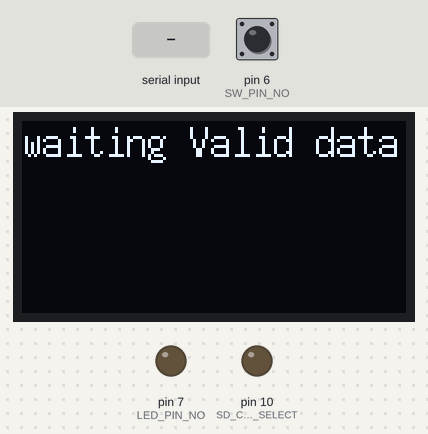
The sketch below on a simulated Arduino Mega 2560, built with avr-gcc and run on an emulated ATmega2560. Parts: 128×64 one-colour display, output pins drawn as LEDs (lit = HIGH). The test bench sets the inputs (shaded band); at power-on: pin 6 (SW_PIN_NO) HIGH. Storage starts empty; what the sketch prints to the serial monitor is not drawn.

Above: at 2.6 s.
2.7 s: "$GNRMC\n" received over the second serial link
At 3.6 s:
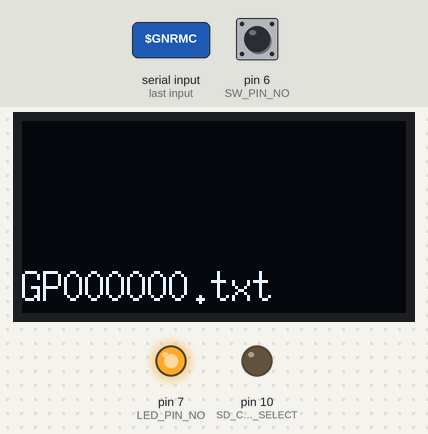
4.8 s: "$GNRMC\n" received over the second serial link
At 5.8 s:
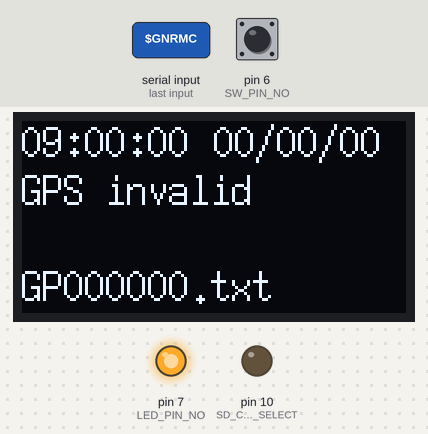
6.3 s: pin 6 (SW_PIN_NO) pulled LOW for 0.15 s
At 6.38 s:
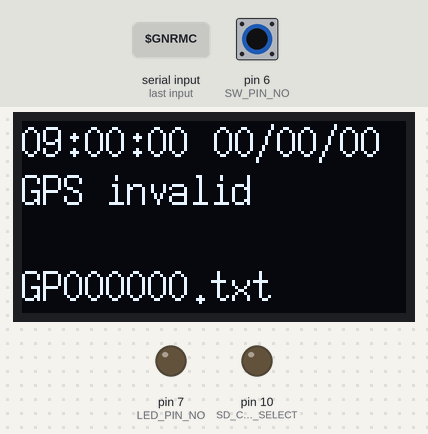
7.9 s: pin 6 (SW_PIN_NO) pulled LOW for 3.2 s
At 12.3 s:
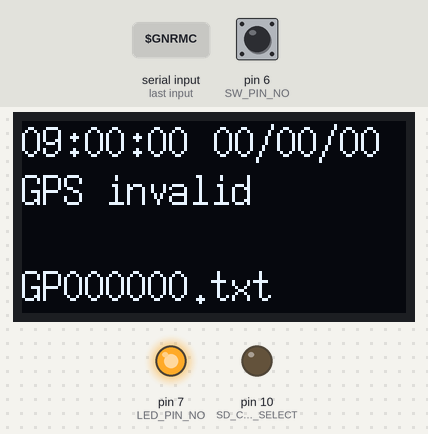
Timing chart, 0 to 13.8 s (numbered marks = the images above; inputs shaded):
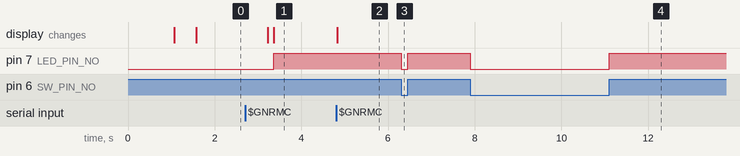

The sketch:

GPSLogger4.ino
```cpp
// GPS Logger4 version 2.1

/*
 *  Arudino Mega 2560
 *  with
 *  u-Blox GM-8013T
 *  SDcard
 *  M096P4BL
 *
 */

/* note
  Arudino-SDcard
  The circuit:
   SD card attached to SPI bus as follows:
 ** MOSI - pin 11 on Arduino Uno/Duemilanove/Diecimila, Mega: ICSP
 ** MISO - pin 12 on Arduino Uno/Duemilanove/Diecimila, Mega: ICSP
 ** CLK - pin 13 on Arduino Uno/Duemilanove/Diecimila,  Mega: ICSP
 ** CS - depends on your SD card shield or module. ->10
*/

/* Arduino Mega 2560 - GM-8013T
 Hardware Serial (Serial 1)
  RX: 19 - 3 (TTL output)
  TX: 18 - 4 (TTL input)

 (previously, SoftwareSerial)
    RX: 11 - 3 (TTL output)
    TX: 9 - 4 (TTL input)
*/

/* Arudio - M096PBL
    A5 - SCL
    A4 - SDA
  */

/* flow
  初期化ステップ1(シリアルポート、ソフトウェアシリアル、OLEDの初期化)
  初期化ステップ2(GPSの設定：データの受信間隔・GPSより出力/ログするセンテンスの設定)
  初期化ステップ3(SD・ファイルの初期化)
  データを受信し、GPRMCもしくはGNRMCセンテンスのチェック→有効なRMCセンテンスならば日付を得る
  日付、および既存ファイルと重複しないようファイル名を決定
  ファイル作成日を指定していったんファイルをopen→close

  loop
  データ受信
  LED点灯
  ファイルが有効ならば
    ファイルをopen
    データをファイルに記録(シリアルに出力)
    ファイルをclose
    LED消灯
  GPRMCもしくはGNRMCセンテンスのチェック、RMCセンテンスならば
    有効なRMCセンテンスならば
      validのindicator をOLEDに表示
      緯度・経度・日付・時刻を得て、OLEDに情報を表示
    でなければ
      invalid dataであることの表示
  loop end

*/

// uncomment if debug and use serial
#define DEBUG_SERIAL

// uncomment if flush timer enable
#define FLUSH_TIMER_ENABLE

// interval for logging
#define INTERVAL 5

// use TinyGPS++ for extracting initial data
//#define USE_TINYGPS

#include <Wire.h>
#include <SPI.h>
#include <SD.h>
#ifdef USE_TINYGPS
  #include <TinyGPS++.h>
#endif
/*
#include <SoftwareSerial.h>
#ifndef STM32duino
  #include <SoftwareSerial.h>
#endif
*/
#ifdef FLUSH_TIMER_ENABLE
    #include <MsTimer2.h>
#endif
#include "SSD1306Ascii.h"
//#include "SSD1306AsciiWire.h"
#include "SSD1306AsciiAvrI2c.h"

#define SD_CHIP_SELECT 10
#define TimeZone (9)
#define SW_PIN_NO 6
#define LED_PIN_NO 7
#define BUFSIZE 256
#define BUF2SIZE 100

#ifdef USE_TINYGPS
  TinyGPSPlus tinyGps;
#endif

// initialize the library with the numbers of the interface pins
// SoftwareSerial gps(11, 9); // RX, TX
#define gps Serial1

// setup u8g object
//U8GLIB_SSD1306_128X64 u8g(U8G_I2C_OPT_NONE | U8G_I2C_OPT_DEV_0); // I2C / TWI
// 0X3C+SA0 - 0x3C or 0x3D
#define I2C_ADDRESS 0x3C

// Define proper RST_PIN if required.
#define RST_PIN -1

//SSD1306AsciiWire oled;
SSD1306AsciiAvrI2c oled;

File logFile;

int gpsHour, gpsMin, gpsSec;
int gpsDay, gpsMonth, gpsYear;

char strbuf[BUFSIZE];
char s1[BUF2SIZE];
char filename[13];
char substr[7];
bool fileEnable;
bool runMode;
bool logFileOpened;

void setup() {
  int offset;
  char utcTime[10], utcDate[7];
  char latitude[11], longtude[12];
  char NS[2], WE[2];
  char statGPS[2];
 // char GPSStr[7];
  char localTime0[9], localDate0[9];
  char *strbuf2;

  pinMode(LED_PIN_NO, OUTPUT) ;      // LEDに接続
  pinMode(SW_PIN_NO, INPUT_PULLUP ) ; // SW に接続し内部プルアップに設定

#ifdef DEBUG_SERIAL
  Serial.begin(115200);
  Serial.println("GPS logger started.");
#endif

  // initialize OLED Display M096P4BL
  Wire.begin();
  Wire.setClock(400000L);
#if RST_PIN >= 0
  oled.begin(&Adafruit128x64, I2C_ADDRESS, RST_PIN);
#else // RST_PIN >= 0
  oled.begin(&Adafruit128x64, I2C_ADDRESS);
#endif // RST_PIN >= 0
  // Call oled.setI2cClock(frequency) to change from the default frequency.

  oled.setFont(X11fixed7x14);
//  oled.setFont(System5x7);
  oled.clear();
  oled.setCursor(0,0);

  // initialize Software Serial and GPS
  gps.begin(9600); // software Serial
  while(!gps);
  delay(1000);

  oled.print("GPS ready");
#ifdef DEBUG_SERIAL
  #ifdef USE_TINYGPS
  Serial.println("GPS ready");
  Serial.println(F("Sats HDOP  Latitude   Longitude   Fix  Date       Time     Date Alt    Course Speed Card  Distance Course Card  Chars Sentences Checksum"));
  Serial.println(F("           (deg)      (deg)       Age                      Age  (m)    --- from GPS ----  ---- to London  ----  RX    RX        Fail"));
  Serial.println(F("----------------------------------------------------------------------------------------------------------------------------------------"));
  #else
  Serial.println("GPS ready");
  #endif
#endif

  // wait until GPSdata becomes valid
#ifdef USE_TINYGPS
  do {
    delay(500);
    oled.setCursor(0,0);
    oled.print("Waiting Valid data");
    #ifdef DEBUG_SERIAL
    Serial.println("Waiting for valid location data.");
    printInt(tinyGps.satellites.value(), tinyGps.satellites.isValid(), 5);
    printFloat(tinyGps.hdop.hdop(), tinyGps.hdop.isValid(), 6, 1);
    printFloat(tinyGps.location.lat(), tinyGps.location.isValid(), 11, 6);
    printFloat(tinyGps.location.lng(), tinyGps.location.isValid(), 12, 6);
    printInt(tinyGps.location.age(), tinyGps.location.isValid(), 5);
    printDateTime(tinyGps.date, tinyGps.time);
    printFloat(tinyGps.altitude.meters(), tinyGps.altitude.isValid(), 7, 2);
    printFloat(tinyGps.course.deg(), tinyGps.course.isValid(), 7, 2);
    printFloat(tinyGps.speed.kmph(), tinyGps.speed.isValid(), 6, 2);
    printStr(tinyGps.course.isValid() ? TinyGPSPlus::cardinal(tinyGps.course.deg()) : "*** ", 6);
    #endif
  } while(!tinyGps.location.isValid() && !tinyGps.date.isValid());
#else
do {
  delay(500);
  oled.setCursor(0,0);
  oled.print("waiting Valid data");
  #ifdef DEBUG_SERIAL
  Serial.println("waiting for Valid data");
  #endif
  if (gps.available()) {  // if recived serial signal
    recvStr();   // read serial data to string buffer
  }
  #ifdef DEBUG_SERIAL
     Serial.print(strbuf);
  #endif
  strbuf2=strstr(strbuf,"$GNRMC");
  if (strbuf2) { // if RMC line
    offset = strip_NMEA(strbuf2, 0, 1); // s1 should should be $GNRMC
    offset = strip_NMEA(strbuf2, offset, 1); // utcTime
    strcpy(utcTime, s1);
    offset = strip_NMEA(strbuf2, offset, 1); // status
    strcpy(statGPS, s1);
    offset = strip_NMEA(strbuf2, offset, 1); // latitue
    strcpy(latitude, s1);
    offset = strip_NMEA(strbuf2, offset, 1); // N/W
    strcpy(NS, s1);
    offset = strip_NMEA(strbuf2, offset, 1); // longitude
    strcpy(longtude, s1);
    offset = strip_NMEA(strbuf2, offset, 1); // W/E
    strcpy(WE, s1);
    offset = strip_NMEA(strbuf2, offset, 3); // utcDate
    strcpy(utcDate, s1);

    gpsDate(utcDate);
    gpsTime(utcTime);
    break;
  }
} while(1);
  #endif

// initialize SD card
  filename[0]='\0';
  oled.setCursor(0,0);
  oled.clear();
  oled.print("Init SD card");
  pinMode(SD_CHIP_SELECT, OUTPUT);
  if (SD.begin(SD_CHIP_SELECT)) {
    fileEnable = checkSDFile();
    /* Serial.println("SD begin succeeded."); */
    /* Serial.print("file name:"); */
    /* Serial.println(filename); */
  } else {
    oled.setCursor(0,6);
//    oled.clearToEOL();
    oled.println("SD begin failed.");
#ifdef DEBUG_SERIAL
    Serial.println("SD begin failed.");
#endif
    fileEnable=false;
  }
  logFileOpened=false;

  // configure output of GM - 8013T
  configure_GP8013T();

  oled.setCursor(0,0);
  oled.clearToEOL();

  // enable timer2
#ifdef FLUSH_TIMER_ENABLE
  MsTimer2::set(60000, flushSD);
  MsTimer2::start();
#endif

  runMode = 0;
  digitalWrite(LED_PIN_NO, 0); // LED off
}

void loop()
{
  int swStatus;

  swStatus = digitalRead(SW_PIN_NO);
  if (runMode == 1 && swStatus == LOW) {
    runMode = 0; // logging turn off
    digitalWrite(LED_PIN_NO, LOW);
    if (logFileOpened == true) {
      logFile.close();
      logFileOpened = false;
    }
  } else if (runMode == 0 && swStatus == HIGH) { // logging turn on
    runMode = 1;
    if (logFileOpened == false) {
      if(!fileEnable) {
        fileEnable = checkSDFile();
      }
      if(fileEnable) {
        logFile = SD.open(filename, FILE_WRITE);
      }

      if(!logFile || !fileEnable) {
        oled.setCursor(0,6);
        oled.print("Can't open logfile");
      } else {
        logFileOpened=true;
        digitalWrite(LED_PIN_NO, HIGH);
      }
    }
  }
  doLogging();
}

void doLogging()
{
  char utcTime[10], utcDate[7];
  char latitude[11], longtude[12];
  char NS[2], WE[2];
  char statGPS[2];
 // char GPSStr[7];
  char localTime0[9], localDate0[9];
  int offset;
  char *strbuf2;

  if (gps.available()) {  // if recived serial signal
//    digitalWrite(LED_PIN_NO,HIGH);
    recvStr();   // read serial data to string buffer
#ifdef DEBUG_SERIAL
    Serial.print(strbuf);
#endif
    if (logFileOpened == true) {
      logFile.print(strbuf);
      logFile.flush();
    }
    //    digitalWrite(LED_PIN_NO,LOW);

    // Display date/time/latitude/longitude
    strbuf2=strstr(strbuf,"$GNRMC");
    if (strbuf2) { // if RMC line
      offset = strip_NMEA(strbuf2, 0, 1); // s1 should should be $GNRMC
      offset = strip_NMEA(strbuf, offset, 1); // utcTime
      strcpy(utcTime, s1);
      offset = strip_NMEA(strbuf, offset, 1); // status
      strcpy(statGPS, s1);
      offset = strip_NMEA(strbuf, offset, 1); // latitue
      strcpy(latitude, s1);
      offset = strip_NMEA(strbuf, offset, 1); // N/W
      strcpy(NS, s1);
      offset = strip_NMEA(strbuf, offset, 1); // longitude
      strcpy(longtude, s1);
      offset = strip_NMEA(strbuf, offset, 1); // W/E
      strcpy(WE, s1);
      offset = strip_NMEA(strbuf, offset, 3); // utcDate
      strcpy(utcDate, s1);

      gpsDate(utcDate);
      gpsTime(utcTime);
      UTCtoLT();
      sprintf(localDate0, "%02d/%02d/%02d", gpsYear,gpsMonth,gpsDay);
      sprintf(localTime0, "%02d:%02d:%02d", gpsHour,gpsMin,gpsSec);

      oled.setCursor(0,0);
      oled.print(localTime0);
      oled.setCursor(64,0);
      oled.print(localDate0);

      if (strchr(statGPS, 'A')) {
        oled.setCursor(0,2);
        oled.print(NS);
        oled.print(latitude);
        oled.setCursor(0,4);
        oled.print(WE);
        oled.print(longtude);
#ifdef DEBUG_SERIAL
        Serial.print(NS);
        Serial.print(latitude);
        Serial.print(" ");
        Serial.print(WE);
        Serial.println(longtude);
#endif
      } else {
        oled.setCursor(0,2);
        oled.print("GPS invalid");
      }

    }
  }
}

// recieve string from GPS
void recvStr()
{
  int i = 0;
  char c;
  while (1) {
    if (gps.available()) {
      c = gps.read();
      strbuf[i] = c;
      if (c == '\n') break;
      i++;
    }
  }
  i++;
  strbuf[i] = '\0';  // \0: end of string
}

// get info from NMEA sentence
//int strip_NMEA(const char *orig, int offset, int count)
int strip_NMEA(char *orig, int offset, int count)
{
  char *str0, *s0;
  int i, len;

  for (i = 0; i < count; i++) {
    str0 = orig + offset;
    s0 = strchr(str0, ',');
    len = strlen(str0) - strlen(s0);
    strncpy(s1, str0, len); // len < BUF2SIZE +1 assumed
    s1[len] = '\0';
    offset += strlen(s1) + 1;
  }

  return offset;
}

bool checkSDFile()
{
  // check log file
  int i, loopmax = 100;
  bool fileNameSet;

  oled.setCursor(0,6);

  fileNameSet=setFileName();
  if(strlen(filename)==0)
    strcpy(filename,"GPtemp.txt");
  oled.println("Opening log file");
#ifdef DEBUG_SERIAL
  Serial.print("Logfile:");
  Serial.println(filename);
#endif

// open log file
  logFile = SD.open(filename, FILE_WRITE);
  if (!logFile) {
    oled.setCursor(0,6);
    oled.print("Can't open logfile");
#ifdef DEBUG_SERIAL
    Serial.println("Can't open logfile");
#endif
    return false;
  }

// logifle opened succesfully
  oled.clear();
  oled.setCursor(0,0);
  oled.print("Log file opened.");
  oled.setCursor(0,6);
  oled.clearToEOL();
  oled.print(filename);
  logFile.close();
  if(fileNameSet) {
    SdFile::dateTimeCallback( &dateTime );
  }
#ifdef DEBUG_SERIAL
  Serial.println("log file opened.");
#endif

  return true;
}

// send NMEA command with checksum to gps (hardware serial)
void send_nmea_command(const char *p)
{
  uint8_t checksum = 0;
  gps.print('$');
  do {
    char c = *p++;
    if (c) {
      checksum ^= (uint8_t)c;
      gps.print(c);
    }
    else {
      break;
    }
  }
  while (1);
  gps.print('*');
  gps.println(checksum, HEX);
  //  gps.print("\n\r");
}

void send_PUBX_packet(const char *p)
{
  uint8_t checksum = 0;
  gps.print('$');
  do {
    char c = *p++;
    if (c) {
      checksum ^= (uint8_t)c;
      gps.print(c);
    }
    else {
      break;
    }
  }
  while (1);
  gps.print('*');
  gps.println(checksum, HEX);
}

// $GNRMC, $GNVTG, $GNGGA, $GPGSV, $GLGSV, $GNGLL, $GNGSA
void configure_GP8013T()
{
  // set NMEA sentence output rate
  // "$PUBX,40", followed by
  // msgID,
  // output rate on DDC
  // output rate on USART1
  // output rate on USART2
  // output rate on USB
  // output rate on SPI
  // 0 (reserved)
  // and "*" + checksum + CRLF

  /*
  sprintf(strbuf,"PUBX,40,RMC,0,%d,0,0,0,0",INTERVAL);send_PUBX_packet(strbuf);Serial.println(strbuf);
  sprintf(strbuf,"PUBX,40,VTG,0,%d,0,0,0,0",INTERVAL);send_PUBX_packet(strbuf);Serial.println(strbuf);
  sprintf(strbuf,"PUBX,40,GGA,0,%d,0,0,0,0",INTERVAL);send_PUBX_packet(strbuf);Serial.println(strbuf);
  sprintf(strbuf,"PUBX,40,GSV,0,%d,0,0,0,0",INTERVAL);send_PUBX_packet(strbuf);Serial.println(strbuf);
  sprintf(strbuf,"PUBX,40,GLL,0,%d,0,0,0,0",INTERVAL);send_PUBX_packet(strbuf);Serial.println(strbuf);
  sprintf(strbuf,"PUBX,40,GSA,0,%d,0,0,0,0",INTERVAL);send_PUBX_packet(strbuf);Serial.println(strbuf);
*/
  send_PUBX_packet("PUBX,40,RMC,0,5,0,0,0,0");
  send_PUBX_packet("PUBX,40,VTG,0,5,0,0,0,0");
  send_PUBX_packet("PUBX,40,GGA,0,5,0,0,0,0");
  send_PUBX_packet("PUBX,40,GSV,0,5,0,0,0,0");
  send_PUBX_packet("PUBX,40,GLL,0,5,0,0,0,0");
  send_PUBX_packet("PUBX,40,GSA,0,5,0,0,0,0");

}

void dateTime(uint16_t* date, uint16_t* time)
{
  // GPSやRTCから日付と時間を取得
  // FAT_DATEマクロでフィールドを埋めて日付を返す
  *date = FAT_DATE(gpsYear + 2000, gpsMonth, gpsDay);

  // FAT_TIMEマクロでフィールドを埋めて時間を返す
  *time = FAT_TIME(gpsHour, gpsMin, gpsSec);
}

// UTC -> (gpsHour, gpsMin, gpsSec)
void gpsTime0(uint16_t UTC)
{
 gpsHour = int(UTC / 10000);
  gpsMin = int(UTC % 10000 / 100);
  gpsSec = UTC % 100;
}
// Date ->(gpsYear,gpsMonth,gpsYear)
void gpsDate0(uint16_t dateRead)
{
  gpsDay = int(dateRead / 10000);
  gpsMonth = int(dateRead % 10000 / 100);
  gpsYear = dateRead % 100; //last 2 digits, e.g. 2013-> 13
}

void gpsTime(const char *utcTime)
{
  char s[3];
  mysubstr(s,utcTime,0,2);
  gpsHour=atoi(s);
  mysubstr(s,utcTime,2,2);
  gpsMin=atoi(s);
  mysubstr(s,utcTime,4,2);
  gpsSec=atoi(s);
}

void gpsDate(const char *utcDate)
{
  char s[3];
  mysubstr(s,utcDate,4,2);
  gpsYear = atoi(s);
  mysubstr(s,utcDate,2,2);
  gpsMonth = atoi(s);
  mysubstr(s,utcDate,0,2);
  gpsDay = atoi(s);
}
/*
  // Latitude/Longitude
  void gpsLatLong(int lat1, int lat2, int long1, int long2)
  {
  gpsLat = int(lat1/100) + (lat1%100)/60.0 + float(lat2)/10000.0/60.0;
  gpsLong = int(long1/100) + (long1%100)/60.0 + float(long2)/10000.0/60.0;
  }
*/

void UTCtoLT()
{
//  int leap = (gpsYear % 4) * 4 / gpsYear - (gpsYear % 100) * 100 / gpsYear + (gpsYear % 400) * 400 / gpsYear ;
  int leap = (gpsYear / 4) * 4 / gpsYear ;
  int DaysAMonth[12] = {31, 28 + leap, 31, 30, 31, 30, 31, 31, 30, 31, 30, 31};
  gpsHour += TimeZone;
  if (gpsHour < 0)
  {
    gpsHour += 24;
    gpsDay -= 1;
    if (gpsDay < 1)
    {
      if (gpsMonth == 1)
      {
        gpsMonth = 12;
        gpsYear -= 1;
      }
      else
      {
        gpsMonth -= 1;
      }
      gpsDay = DaysAMonth[gpsMonth - 1];
    }
  }
  if (gpsHour >= 24)
  {
    gpsHour -= 24;
    gpsDay += 1;
    if (gpsDay > DaysAMonth[gpsMonth - 1])
    {
      gpsDay = 1;
      gpsMonth += 1;
      if (gpsMonth > 12) {
        gpsYear += 1;
        gpsMonth = 1;
      }
    }
  }
}

int mysubstr(char *t, const char *s, int pos, unsigned int len )
{
//    if( pos < 0 || len < 0 || len > strlen(s) )
    if( pos < 0 || len > strlen(s) )
        return -1;
    for( s += pos; *s != '\0' && len > 0; len-- )
        *t++ = *s++;
    *t = '\0';
    return 0;
}

bool setFileName()
{
  char tmp[32];
#ifdef USE_TINYGPS
  TinyGPSDate d;
  d=tinyGps.date;

  if(d.isValid()) {
    gpsMonth = d.month();
    gpsDay   = d.day();
    gpsYear  = d.year()-2000;
#ifdef DEBUG_SERIAL
    sprintf(tmp,"%d/%d/%d",gpsYear,gpsMonth,gpsDay);
    Serial.println("");
    Serial.print("UTC:");
    Serial.println(tmp);
#endif
    UTCtoLT();
#ifdef DEBUG_SERIAL
    sprintf(tmp,"%d/%d/%d",gpsYear,gpsMonth,gpsDay);
    Serial.print("local time:");
    Serial.println(tmp);
#endif
    sprintf(filename, "GP%02d%02d%02d.txt", gpsYear,gpsMonth,gpsDay);
    return true;
  } else {
    sprintf(filename,"GP000000.txt");
    return false;
  }
#else
#ifdef DEBUG_SERIAL
    sprintf(tmp,"%d/%d/%d",gpsYear,gpsMonth,gpsDay);
    Serial.println("");
    Serial.print("UTC:");
    Serial.println(tmp);
#endif
    UTCtoLT();
#ifdef DEBUG_SERIAL
    sprintf(tmp,"%d/%d/%d",gpsYear,gpsMonth,gpsDay);
    Serial.print("local time:");
    Serial.println(tmp);
#endif
    sprintf(filename, "GP%02d%02d%02d.txt", gpsYear,gpsMonth,gpsDay);
    return true;
#endif
}

void flushSD()
{
  if (logFileOpened == true) {
    digitalWrite(LED_PIN_NO, LOW);
    logFile.flush();
    oled.setCursor(0,6);
    oled.clearToEOL();
    oled.print(filename);
    delay(500);
    digitalWrite(LED_PIN_NO, HIGH);
  }
}

static void smartDelay(unsigned long ms)
{
  #ifdef USE_TINYGPS
  unsigned long start = millis();
  do
  {
    while (gps.available())
      tinyGps.encode(gps.read());
  } while (millis() - start < ms);
  #else
  delay(ms);
  #endif
}


static void printFloat(float val, bool valid, int len, int prec)
{
  if (!valid)
  {
    while (len-- > 1)
      Serial.print('*');
    Serial.print(' ');
  }
  else
  {
    Serial.print(val, prec);
    int vi = abs((int)val);
    int flen = prec + (val < 0.0 ? 2 : 1); // . and -
    flen += vi >= 1000 ? 4 : vi >= 100 ? 3 : vi >= 10 ? 2 : 1;
    for (int i=flen; i<len; ++i)
      Serial.print(' ');
  }
  smartDelay(0);
}

static void printInt(unsigned long val, bool valid, int len)
{
  char sz[32] = "*****************";
  if (valid)
    sprintf(sz, "%ld", val);
  sz[len] = 0;
  for (int i=strlen(sz); i<len; ++i)
    sz[i] = ' ';
  if (len > 0)
    sz[len-1] = ' ';
  Serial.print(sz);
//  smartDelay(0);
}

#ifdef USE_TINYGPS
static void printDateTime(TinyGPSDate &d, TinyGPSTime &t)
{
  if (!d.isValid())
  {
    Serial.print(F("********** "));
  }
  else
  {
    char sz[32];
    sprintf(sz, "%02d/%02d/%02d ", d.month(), d.day(), d.year());
    Serial.print(sz);
  }

  if (!t.isValid())
  {
    Serial.print(F("******** "));
  }
  else
  {
    char sz[32];
    sprintf(sz, "%02d:%02d:%02d ", t.hour(), t.minute(), t.second());
    Serial.print(sz);
  }

  printInt(d.age(), d.isValid(), 5);

  smartDelay(0);
}
#endif

static void printStr(const char *str, int len)
{
  int slen = strlen(str);
  for (int i=0; i<len; ++i)
    Serial.print(i<slen ? str[i] : ' ');
  smartDelay(0);
}
```

Measured:
- after the input at 2.7 s, pin 7 (LED_PIN_NO): LOW → HIGH after 0.66 s; the display: first changes after 0.53 s (image 1 shows a later state)
- after the input at 4.8 s, the display: changes at once (image 2)
- after the input at 6.3 s, pin 7 (LED_PIN_NO): HIGH → LOW at once, → HIGH 0.16 s later
- after the input at 7.9 s, pin 7 (LED_PIN_NO): HIGH → LOW at once, → HIGH 3.2 s later
